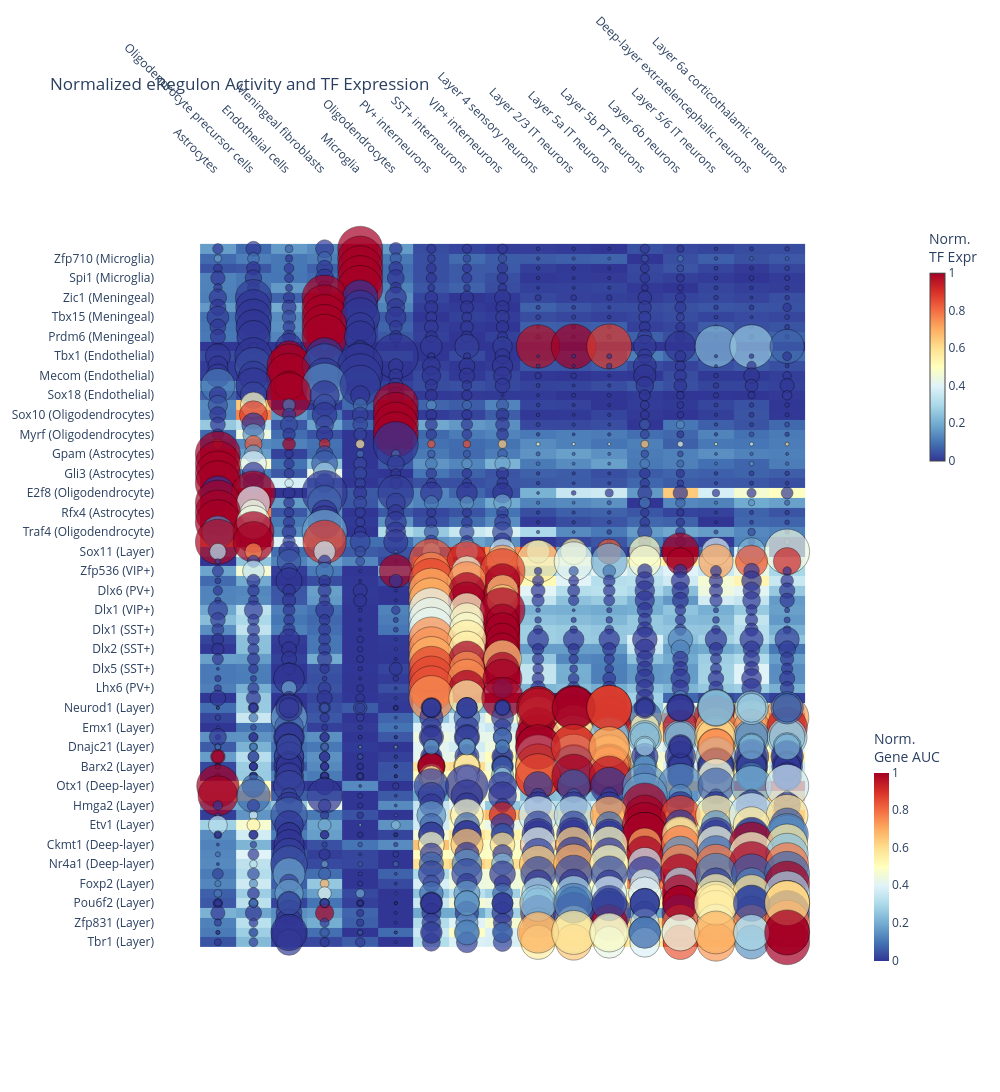

Source (notebook cell):
### Code cell
###### PLOTLY v0

import plotly.graph_objects as go
import pandas as pd
import numpy as np
import pickle
from scipy.cluster.hierarchy import linkage, leaves_list

# ── 1. Pull Repaired Object & Checkpoint ────────────────────────────────────
with open("/Users/cnbr/Downloads/Seurat_scATAC-seq/scenicplus_output/scenicplus/scplus_obj_geno_with_auc_june_final_REPAIRED.pkl", "rb") as f:
    scplus_obj_geno = pickle.load(f)

with open("/Users/cnbr/Downloads/Seurat_scATAC-seq/scenicplus_output/scenicplus/checkpoint_with_auc_june_final.pkl", "rb") as f:
    ckpt = pickle.load(f)
tf_assign = ckpt["tf_assignment"]

# Extract ALL three correctly shaped cell-level matrices
auc_gene_raw = scplus_obj_geno.uns["eRegulon_AUC_multi_spec"]["Gene_based"].copy()
auc_reg_raw  = scplus_obj_geno.uns["eRegulon_AUC_multi_spec"]["Region_based"].copy()
expr_raw     = scplus_obj_geno.to_df("EXP").copy()
expr_raw.columns = expr_raw.columns.astype(str).str.capitalize()

meta = scplus_obj_geno.metadata_cell[["cell_type"]].copy()
meta["cell_type"] = meta["cell_type"].astype(str)

# ── 2. Safe Groupby (All matrices are now Cells x Features) ────────────────
def safe_mean_groupby(raw_matrix, metadata):
    common = list(set(raw_matrix.index) & set(metadata.index))
    if not common: return pd.DataFrame()
    sub_mat = raw_matrix.loc[common].copy()
    sub_mat["_cell_type_"] = metadata.loc[common, "cell_type"]
    return sub_mat.groupby("_cell_type_").mean().T

# All three map perfectly because they now share the exact same cell barcodes
gene_mean = safe_mean_groupby(auc_gene_raw, meta)
reg_mean  = safe_mean_groupby(auc_reg_raw, meta)
expr_mean = safe_mean_groupby(expr_raw, meta)

# ── 3. Find Intersecting TFs ───────────────────────────────────────────────
valid_cells = sorted(list(set(gene_mean.columns) & set(reg_mean.columns) & set(expr_mean.columns)))

final_sigs, final_tfs = [], []
for sig, tf_val in tf_assign.items():
    tf = tf_val.split()[0].capitalize()
    # Clean signature check - now standard and exact across Gene and Region matrices
    if sig in gene_mean.index and sig in reg_mean.index and tf in expr_mean.index:
        final_sigs.append(sig) 
        final_tfs.append(tf)

# ── 4. Subset and Normalize (Absolute Min-Max for true variance) ────────────
g_sub = gene_mean.loc[final_sigs, valid_cells].values.astype(float)
r_sub = reg_mean.loc[final_sigs, valid_cells].values.astype(float)
e_sub = expr_mean.loc[final_tfs, valid_cells].values.astype(float)

def absolute_min_max(matrix):
    if matrix.size == 0: return matrix
    mins = np.nanmin(matrix, axis=1, keepdims=True)
    maxs = np.nanmax(matrix, axis=1, keepdims=True)
    ranges = maxs - mins
    ranges[ranges == 0] = 1e-9 
    normed = (matrix - mins) / ranges
    return np.nan_to_num(normed, nan=0.0)

g_norm = absolute_min_max(g_sub)
r_norm = absolute_min_max(r_sub)
e_norm = absolute_min_max(e_sub)

# ── 5. Hierarchical Clustering ──────────────────────────────────────────────
if len(final_sigs) > 2:
    Z_rows = linkage(g_norm, method='ward', metric='euclidean')
    row_order = leaves_list(Z_rows)
    
    final_sigs = [final_sigs[i] for i in row_order]
    final_tfs = [final_tfs[i] for i in row_order]
    g_norm = g_norm[row_order, :]
    r_norm = r_norm[row_order, :]
    e_norm = e_norm[row_order, :]

if len(valid_cells) > 2:
    Z_cols = linkage(g_norm.T, method='ward', metric='euclidean')
    col_order = leaves_list(Z_cols)
    
    valid_cells = [valid_cells[i] for i in col_order]
    g_norm = g_norm[:, col_order]
    r_norm = r_norm[:, col_order]
    e_norm = e_norm[:, col_order]

# ── 6. Build Coordinates ────────────────────────────────────────────────────
x_scatter, y_scatter = [], []
c_expr, s_reg, c_gene = [], [], [] 

y_unique = [f"{tf} ({tf_assign[sig].split()[1] if len(tf_assign[sig].split()) > 1 else sig[:5]})" 
            for tf, sig in zip(final_tfs, final_sigs)]

for i in range(len(final_tfs)):
    for j in range(len(valid_cells)):
        x_scatter.append(valid_cells[j])
        y_scatter.append(y_unique[i])
        c_expr.append(e_norm[i, j])
        
        # True Region AUC for dot size! (Scaled for visibility: Base 3, Max 45)
        s_reg.append((r_norm[i, j] * 42) + 3) 
        c_gene.append(g_norm[i, j])

# ── 7. Plot ─────────────────────────────────────────────────────────────────
fig = go.Figure()

# Background Heatmap (Gene AUC)
fig.add_trace(go.Heatmap(
    x=valid_cells,
    y=y_unique,
    z=g_norm,
    colorscale="RdYlBu_r",
    showscale=True,
    colorbar=dict(title="Norm.<br>Gene AUC", x=1.02, y=0.2, len=0.3, thickness=15)
))

# Foreground Scatter (Dots - TF Expr Color, REAL Region AUC Size)
fig.add_trace(go.Scatter(
    x=x_scatter,
    y=y_scatter, 
    mode="markers",
    marker=dict(
        size=s_reg,
        color=c_expr,
        colorscale="RdYlBu_r",
        showscale=True,
        colorbar=dict(title="Norm.<br>TF Expr", x=1.1, y=0.8, len=0.3, thickness=15),
        line=dict(color="black", width=0.5) 
    ),
    hovertext=[f"TF: {y}<br>Cell: {x}<br>TF Expr: {e:.2f}<br>Reg AUC: {(s-3)/42:.2f}<br>Gene AUC: {g:.2f}" 
               for x, y, e, s, g in zip(x_scatter, y_scatter, c_expr, s_reg, c_gene)],
    hoverinfo="text"
))

fig.update_layout(
    title="Normalized eRegulon Activity and TF Expression",
    xaxis=dict(tickangle=45, side="top", showgrid=False),
    yaxis=dict(showgrid=False, autorange="reversed"),
    height=max(800, len(final_sigs) * 20),
    width=max(1000, len(valid_cells) * 45),
    plot_bgcolor="white",
    margin=dict(r=150)
)

fig.show()
fig.write_image("ereg_activity_fully_repaired.pdf")

### Figure 1 — Plotly figure (JSON) as saved in the notebook; plotly's stock layout.template omitted (floating-point values rounded to 4 significant figures; data arrays with more than 128 entries replaced by an {"elided": "..."} marker saying what was removed)
{"data": [{"colorbar": {"len": 0.3, "thickness": 15, "title": {"text": "Norm.<br>Gene AUC"}, "x": 1.02, "y": 0.2}, "colorscale": [[0, "rgb(49,54,149)"], [0.1, "rgb(69,117,180)"], [0.2, "rgb(116,173,209)"], [0.3, "rgb(171,217,233)"], [0.4, "rgb(224,243,248)"], [0.5, "rgb(255,255,191)"], [0.6, "rgb(254,224,144)"], [0.7, "rgb(253,174,97)"], [0.8, "rgb(244,109,67)"], [0.9, "rgb(215,48,39)"], [1, "rgb(165,0,38)"]], "showscale": true, "type": "heatmap", "x": ["Astrocytes", "Oligodendrocyte precursor cells", "Endothelial cells", "Meningeal fibroblasts", "Microglia", "Oligodendrocytes", "PV+ interneurons", "SST+ interneurons", "VIP+ interneurons", "Layer 4 sensory neurons", "Layer 2/3 IT neurons", "Layer 5a IT neurons", "Layer 5b PT neurons", "Layer 6b neurons", "Layer 5/6 IT neurons", "Deep-layer extratelencephalic neurons", "Layer 6a corticothalamic neurons"], "y": ["Irf5 (Microglia)", "Zfp710 (Microglia)", "Irf8 (Microglia)", "Spi1 (Microglia)", "Ikzf1 (Microglia)", "Zic1 (Meningeal)", "Tbx18 (Meningeal)", "Tbx15 (Meningeal)", "Zic4 (Meningeal)", "Prdm6 (Meningeal)", "Neurod1 (Deep-layer)", "Tbx1 (Endothelial)", "Zfp366 (Endothelial)", "Mecom (Endothelial)", "Lef1 (Endothelial)", "Sox18 (Endothelial)", "Creb5 (Oligodendrocytes)", "Sox10 (Oligodendrocytes)", "Nfe2l3 (Oligodendrocytes)", "Myrf (Oligodendrocytes)", "Klf12 (Oligodendrocytes)", "Gpam (Astrocytes)", "Msi1 (Astrocytes)", "Gli3 (Astrocytes)", "Prdm16 (Astrocytes)", "E2f8 (Oligodendrocyte)", "Msi1 (Oligodendrocyte)", "Rfx4 (Astrocytes)", "Rfx4 (Oligodendrocyte)", "Traf4 (Oligodendrocyte)", "Prrx1 (Oligodendrocyte)", "Sox11 (Layer)", "Lin28b (SST+)", "Zfp536 (VIP+)", "Dlx5 (PV+)", "Dlx6 (PV+)", "Dlx6 (SST+)", "Dlx1 (VIP+)", "Dlx1 (PV+)", "Dlx1 (SST+)", "Dlx2 (PV+)", "Dlx2 (SST+)", "Dlx6 (VIP+)", "Dlx5 (SST+)", "Dlx5 (VIP+)", "Lhx6 (PV+)", "Dlx2 (VIP+)", "Neurod1 (Layer)", "Egr3 (Layer)", "Emx1 (Layer)", "Ovol2 (Layer)", "Ovol2 (Layer)", "Dnajc21 (Layer)", "Neurod1 (Layer)", "Neurod1 (Layer)", "Lhx2 (Layer)", "Lhx2 (Layer)", "Barx2 (Layer)", "Barx2 (Layer)", "Pparg (Layer)", "Pparg (Layer)", "Barx2 (Layer)", "Dnajc21 (Layer)", "Pparg (Layer)", "Otx1 (Deep-layer)", "Otx1 (Layer)", "Hmga2 (Layer)", "Tceal3 (Layer)", "Etv1 (Layer)", "Nxph3 (Layer)", "Nxph3 (Layer)", "Ckmt1 (Deep-layer)", "Fezf2 (Deep-layer)", "Nr4a1 (Deep-layer)", "Nr4a2 (Layer)", "Foxp2 (Layer)", "Ssbp3 (Layer)", "Pou6f2 (Layer)", "Pou6f2 (Layer)", "Osr1 (Layer)", "Zfp831 (Layer)", "Egr1 (Layer)", "Tbr1 (Layer)", "Pou6f2 (Layer)", "Egr1 (Layer)"], "z": {"elided": "85x17 float values"}}, {"hoverinfo": "text", "hovertext": {"elided": "1445 str values"}, "marker": {"color": {"elided": "1445 float values"}, "colorbar": {"len": 0.3, "thickness": 15, "title": {"text": "Norm.<br>TF Expr"}, "x": 1.1, "y": 0.8}, "colorscale": [[0, "rgb(49,54,149)"], [0.1, "rgb(69,117,180)"], [0.2, "rgb(116,173,209)"], [0.3, "rgb(171,217,233)"], [0.4, "rgb(224,243,248)"], [0.5, "rgb(255,255,191)"], [0.6, "rgb(254,224,144)"], [0.7, "rgb(253,174,97)"], [0.8, "rgb(244,109,67)"], [0.9, "rgb(215,48,39)"], [1, "rgb(165,0,38)"]], "line": {"color": "black", "width": 0.5}, "showscale": true, "size": {"elided": "1445 float values"}}, "mode": "markers", "type": "scatter", "x": {"elided": "1445 str values"}, "y": {"elided": "1445 str values"}}], "layout": {"height": 1700, "margin": {"r": 150}, "plot_bgcolor": "white", "title": {"text": "Normalized eRegulon Activity and TF Expression"}, "width": 1000, "xaxis": {"showgrid": false, "side": "top", "tickangle": 45}, "yaxis": {"autorange": "reversed", "showgrid": false}}}
